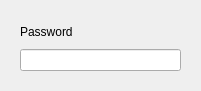
<?xml version="1.0" encoding="UTF-8"?>
<ui version="4.0">
 <class>LineEdit</class>
 <widget class="QWidget" name="LineEdit">
  <property name="geometry">
   <rect>
    <x>0</x>
    <y>0</y>
    <width>201</width>
    <height>91</height>
   </rect>
  </property>
  <property name="windowTitle">
   <string>Form</string>
  </property>
  <widget class="QWidget" name="">
   <property name="geometry">
    <rect>
     <x>20</x>
     <y>20</y>
     <width>161</width>
     <height>51</height>
    </rect>
   </property>
   <layout class="QVBoxLayout" name="verticalLayout">
    <item>
     <widget class="QLabel" name="label">
      <property name="text">
       <string>Password</string>
      </property>
     </widget>
    </item>
    <item>
     <widget class="QLineEdit" name="lineEdit"/>
    </item>
   </layout>
  </widget>
 </widget>
 <resources/>
 <connections/>
</ui>
